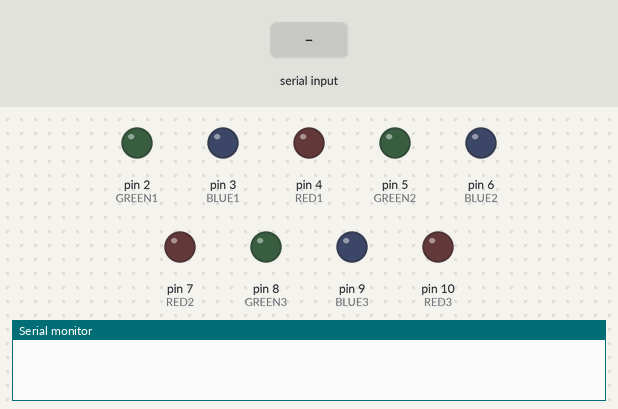
A sketch run on a simulated Arduino Uno, built with avr-gcc and run on an emulated ATmega328P. On the bench: output pins drawn as LEDs (lit = HIGH), the last lines printed to the serial monitor. Inputs (shaded band) come from the test bench.

Above: at 1.2 s.
1.3 s: "0\n" received over Serial
At 2.0 s:
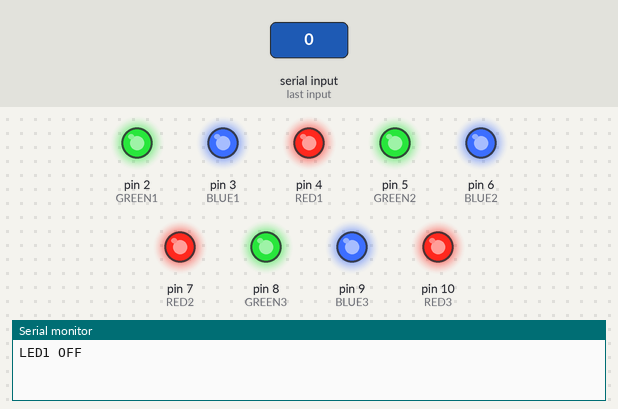
2.8 s: "1\n" received over Serial
At 3.1 s:
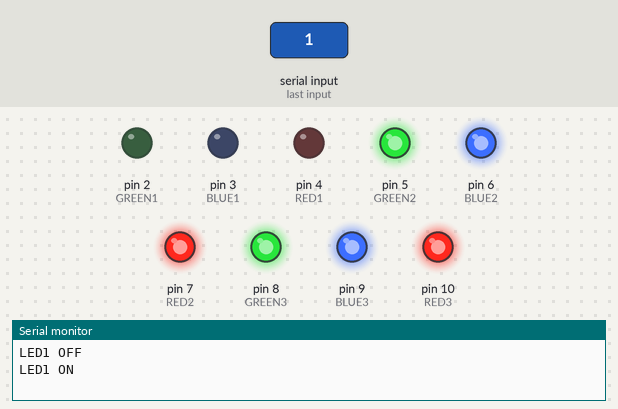
4.3 s: "3\n" received over Serial
At 5.4 s:
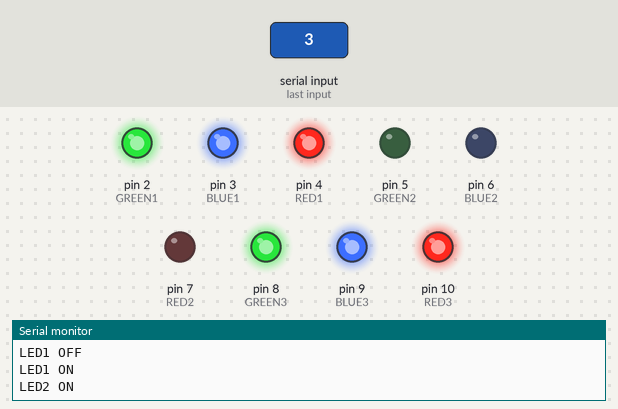
5.8 s: "5\n" received over Serial
At 6.6 s:
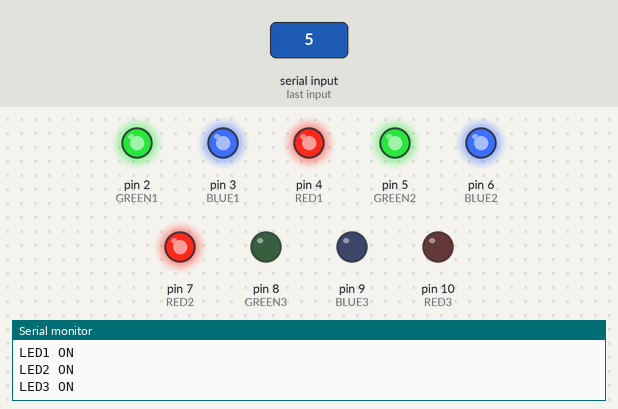
7.3 s: "2\n" received over Serial
At 7.7 s:
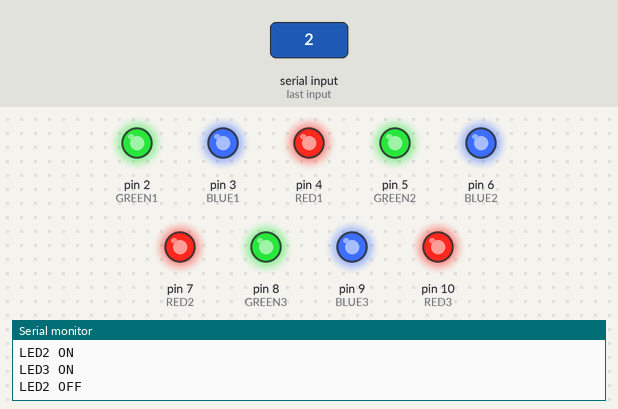
Timing chart, 0 to 9.8 s (numbered marks = the images above; inputs shaded):
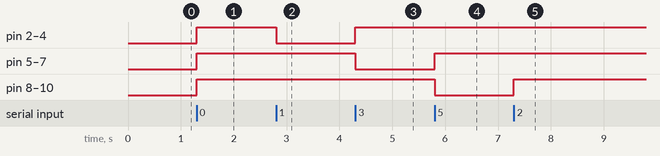

The sketch:

mqtt_home.ino
```cpp
#define RED1 4
#define BLUE1 3
#define GREEN1 2
#define RED2 7
#define BLUE2 6
#define GREEN2 5
#define RED3 10
#define BLUE3 9
#define GREEN3 8

void LED1powerOff()
{
  digitalWrite(RED1, HIGH);
  digitalWrite(BLUE1, HIGH);
  digitalWrite(GREEN1, HIGH);
}

void LED2powerOff()
{
  digitalWrite(RED2, HIGH);
  digitalWrite(BLUE2, HIGH);
  digitalWrite(GREEN2, HIGH);
}

void LED3powerOff()
{
  digitalWrite(RED3, HIGH);
  digitalWrite(BLUE3, HIGH);
  digitalWrite(GREEN3, HIGH);
}

void setup()
{
  Serial.begin(9600); // 라즈베리 파이와 시리얼 통신

  pinMode(RED1, OUTPUT);
  pinMode(RED2, OUTPUT);
  pinMode(RED3, OUTPUT);
  pinMode(BLUE1, OUTPUT);
  pinMode(BLUE2, OUTPUT);
  pinMode(BLUE3, OUTPUT);
  pinMode(GREEN1, OUTPUT);
  pinMode(GREEN2, OUTPUT);
  pinMode(GREEN3, OUTPUT);
}

void loop()
{
  // LED
  if (Serial.available() > 0)
  {
    LED1powerOff();
    LED2powerOff();
    LED3powerOff();

    String command = Serial.readStringUntil('\n');

    if (command == "0")
    {
      LED1powerOff();
      Serial.println("LED1 OFF");
    }
    else if (command == "1")
    {
      digitalWrite(RED1, LOW);
      digitalWrite(BLUE1, LOW);
      digitalWrite(GREEN1, LOW);
      Serial.println("LED1 ON");
    }
    else if (command == "2")
    {
      LED2powerOff();
      Serial.println("LED2 OFF");
    }
    else if (command == "3")
    {
      digitalWrite(RED2, LOW);
      digitalWrite(BLUE2, LOW);
      digitalWrite(GREEN2, LOW);
      Serial.println("LED2 ON");
    }
    else if (command == "4")
    {
      LED3powerOff();
      Serial.println("LED3 OFF");
    }
    else if (command == "5")
    {
      digitalWrite(RED3, LOW);
      digitalWrite(BLUE3, LOW);
      digitalWrite(GREEN3, LOW);
      Serial.println("LED3 ON");
    }
  }
}
```

Measured:
- after the input at 1.3 s, pin 2 (GREEN1), pin 3 (BLUE1), pin 4 (RED1), pin 5 (GREEN2), pin 6 (BLUE2), pin 7 (RED2), pin 8 (GREEN3), pin 9 (BLUE3), pin 10 (RED3): LOW → HIGH at once
- after the input at 2.8 s, pin 2 (GREEN1), pin 3 (BLUE1), pin 4 (RED1): HIGH → LOW at once
- after the input at 4.3 s, pin 2 (GREEN1), pin 3 (BLUE1), pin 4 (RED1): LOW → HIGH at once; pin 5 (GREEN2), pin 6 (BLUE2), pin 7 (RED2): HIGH → LOW at once
- after the input at 5.8 s, pin 5 (GREEN2), pin 6 (BLUE2), pin 7 (RED2): LOW → HIGH at once; pin 8 (GREEN3), pin 9 (BLUE3), pin 10 (RED3): HIGH → LOW at once
- after the input at 7.3 s, pin 8 (GREEN3), pin 9 (BLUE3), pin 10 (RED3): LOW → HIGH at once
